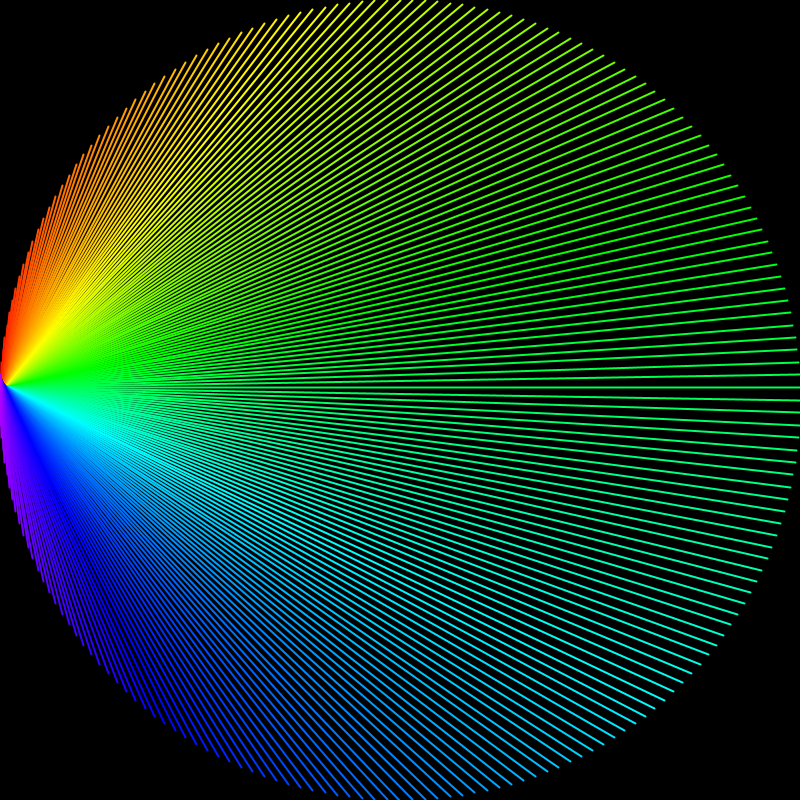
Frame 1 (no input)
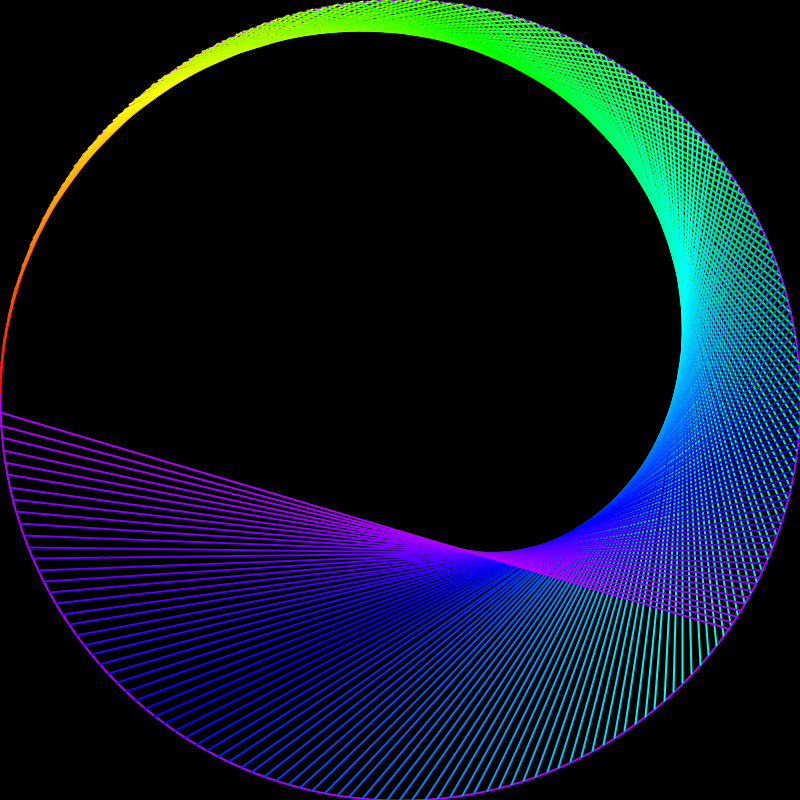
Frame 60 (the mouse pressed at the canvas centre just before this capture)
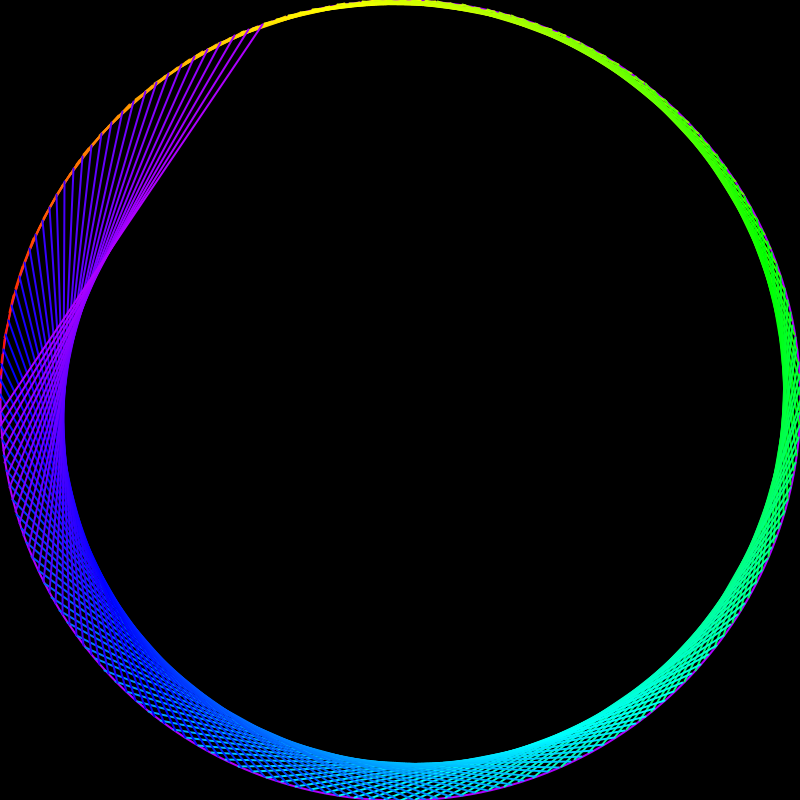
Frame 120 (the mouse held since frame 60 and released just before this capture)

The Processing sketch that drew these frames (run headless with seeded random() and noise(); from frame 60 on, the mouse is pressed at the canvas centre):

// Processing sketch: cardioid
// ── cardioid.pde
float r;
float factor = 0;
float space = 2.0;

void setup() {
  size(800, 800);
  colorMode(HSB);
}

PVector getVector(float index, float total) {
  float angle = map(index % total, 0, total, 0, TWO_PI);
  PVector v = PVector.fromAngle(angle + PI);
  v.mult(r);
  return v;
}

void draw() {
  background(0);
  int total = 200;
  factor += 0.01;
  r = 400;
  translate(width/2, height/2);
  strokeWeight(2.0);
  noFill();
  ellipse(0, 0, r*2, r*2);
  strokeWeight(2);
  for (int i = 0; i < total; i++) {
    stroke(i, 255, 255);
    PVector a = getVector(i, total);
    PVector b = getVector(i * factor, total);
    line(a.x, a.y, b.x, b.y);
  }
}
